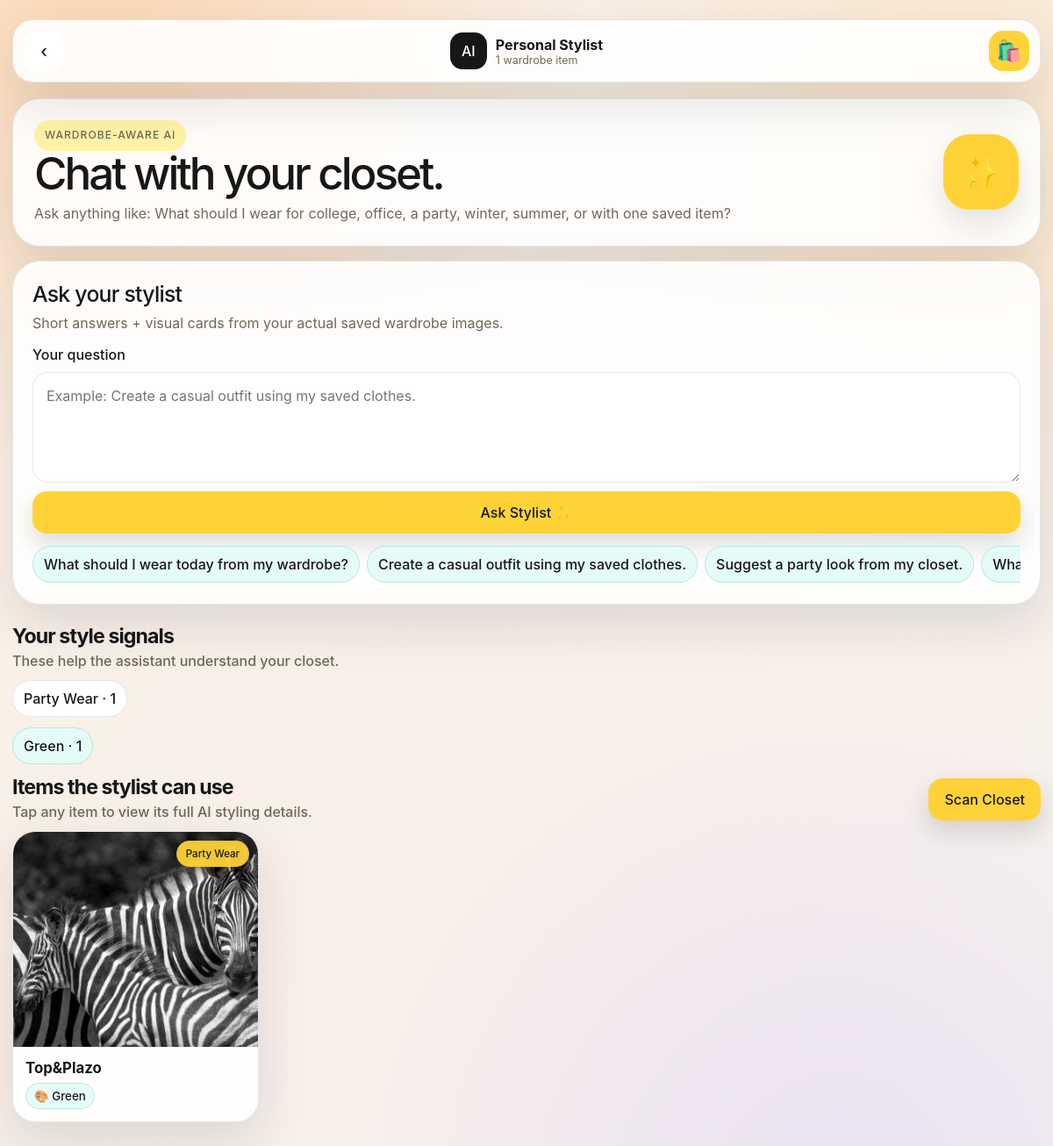
The app's page /stylist/ (signed in) with its own data.
### wardrobe/models.py (models this page shows, shortened)
class ClothingItem(models.Model):
    user = models.ForeignKey(
        settings.AUTH_USER_MODEL,
        on_delete=models.CASCADE,
        related_name="clothing_items",
    )
    name = models.CharField(max_length=120)
    category = models.CharField(max_length=80)
    color = models.CharField(max_length=50)
    image = models.ImageField(
        upload_to="clothing_items/",
        blank=True,
        null=True,
    )
    tags = models.TextField(blank=True, default="")
    garment_type = models.CharField(max_length=120, blank=True, default="")
    aesthetic = models.CharField(max_length=120, blank=True, default="")
    fit_silhouette = models.CharField(max_length=160, blank=True, default="")
    occasion = models.CharField(max_length=120, blank=True, default="")
    season = models.CharField(max_length=120, blank=True, default="")
    accessories = models.TextField(blank=True, default="")
    styling_notes = models.TextField(blank=True, default="")
    is_complete_outfit = models.BooleanField(default=False)
    created_at = models.DateTimeField(auto_now_add=True)
    class Meta:
        ordering = ["-created_at"]

### accounts/views.py (the view)
# urls.py: path("stylist/", views.stylist_view, name="stylist"),
@login_required(login_url="login")
def stylist_view(request):
    clothing_items = ClothingItem.objects.filter(user=request.user)
    categories = (
        clothing_items.values("category")
        .annotate(item_count=Count("id"))
        .order_by("category")
    )
    colors = (
        clothing_items.values("color")
        .annotate(item_count=Count("id"))
        .order_by("color")
    )
    featured_items = clothing_items[:8]
    user_question = ""
    assistant_reply = ""
    if request.method == "POST":
        user_question = request.POST.get("question", "").strip()
        if len(user_question) < 3:
            messages.error(request, "Please ask a slightly longer styling question.")
        else:
            assistant_reply = _generate_stylist_reply(user_question, clothing_items)
    visual_suggestion_items = _visual_items_for_reply(user_question, assistant_reply, clothing_items) if assistant_reply else []
    if clothing_items.exists():
        suggestion = "Ask anything like: What should I wear for college, office, a party, winter, summer, or with one saved item?"
    else:
        suggestion = "Add a few wardrobe items first. Then your stylist can understand your closet better."
    suggested_questions = [
        "What should I wear today from my wardrobe?",
        "Create a casual outfit using my saved clothes.",
        "Suggest a party look from my closet.",
        "What accessories or footwear should I add?",
    ]
    return render(
        request,
        "stylist.html",
        {
            "suggestion": suggestion,
            "categories": categories,
            "colors": colors,
            "featured_items": featured_items,
            "user_question": user_question,
            "assistant_reply": assistant_reply,
            "visual_suggestion_items": visual_suggestion_items,
            "suggested_questions": suggested_questions,
            "total_items": clothing_items.count(),
        },
    )

### templates/stylist.html (shortened to what this page needs)
{% load static %}
<!DOCTYPE html>
<html lang="en">
<head>
    <link rel="stylesheet" href="{% static 'css/styles.css' %}">
</head>
<body class="dashboard-page stylist-chat-page">
<main class="app-shell stylist-shell">
    <header class="app-header glass-card animate-drop">
        <a href="{% url 'dashboard' %}" class="icon-button" aria-label="Back">‹</a>
        <div class="brand-mini">
            <span>AI</span>
            <div>
                <strong>Personal Stylist</strong>
                <small>{{ total_items }} wardrobe item{{ total_items|pluralize }}</small>
            </div>
        </div>
        <a href="{% url 'wishlist' %}" class="round-add" aria-label="Wishlist">🛍️</a>
    </header>
    <section class="stylist-hero glass-card animate-rise">
        <div>
            <p class="eyebrow">Wardrobe-aware AI</p>
            <h1>Chat with your closet.</h1>
            <p>{{ suggestion }}</p>
        </div>
        <div class="stylist-bubble happy-float">✨</div>
    </section>
    <section class="stylist-chat-card glass-card">
        <div class="chat-head">
            <div>
                <h2>Ask your stylist</h2>
                <p>Short answers + visual cards from your actual saved wardrobe images.</p>
            </div>
        </div>
        <form method="post" class="stylist-question-form">
            <label for="stylistQuestion">Your question</label>
            <textarea id="stylistQuestion" name="question" rows="4" placeholder="Example: Create a casual outfit using my saved clothes." required>{{ user_question }}</textarea>
            <button type="submit" class="primary-button">Ask Stylist ✨</button>
        </form>
        <div class="quick-question-row">
            {% for question in suggested_questions %}
                <button type="button" class="quick-question" data-question="{{ question }}">{{ question }}</button>
            {% endfor %}
        </div>
    </section>
    <section class="section-title-row">
        <div>
            <h2>Your style signals</h2>
            <p>These help the assistant understand your closet.</p>
        </div>
    </section>
    <div class="signal-row">
        {% for category in categories %}
            <span class="signal-pill">{{ category.category }} · {{ category.item_count }}</span>
        {% empty %}
            <span class="signal-pill">No categories yet</span>
        {% endfor %}
    </div>
    <div class="signal-row color-row">
        {% for color in colors %}
            <span class="signal-pill accent">{{ color.color }} · {{ color.item_count }}</span>
        {% empty %}
            <span class="signal-pill accent">No colors yet</span>
        {% endfor %}
    </div>
    <section class="section-title-row">
        <div>
            <h2>Items the stylist can use</h2>
            <p>Tap any item to view its full AI styling details.</p>
        </div>
        <a href="{% url 'scan_wardrobe_ai' %}" class="desktop-add-btn">Scan Closet</a>
    </section>
    <section class="clothes-grid stylist-items">
        {% for item in featured_items %}
            <a class="clothing-card glass-card animate-card" href="{% url 'clothing_item_detail' item.id %}">
                <div class="clothing-img-wrap">
                    <span class="image-category-badge">{{ item.category }}</span>
                    {% if item.image %}
                        <img src="{{ item.image.url }}" alt="{{ item.name }}">
                    {% else %}
                        <img src="{% static 'images/no-image.png' %}" alt="No image available">
                    {% endif %}
                </div>
                <div class="clothing-info clean-card-info">
                    <h3>{{ item.name }}</h3>
                    <small class="color-line">🎨 {{ item.color }}</small>
                </div>
            </a>
        {% endfor %}
    </section>
</main>
</body>
</html>

### records on screen
ClothingItem: category "Party Wear", image (picture), name "Top&Plazo", color "Green"

### other values on screen
{{ total_items }} "1"
{{ suggestion }} "Ask anything like: What should I wear for college, office, a party, winter, summer, or with one saved item?"
{{ question }} "What should I wear today from my wardrobe?" "Create a casual outfit using my saved clothes." "Suggest a party look from my closet."
{{ category.category }} "Party Wear"
{{ category.item_count }} "1"
{{ color.color }} "Green"
{{ color.item_count }} "1"
